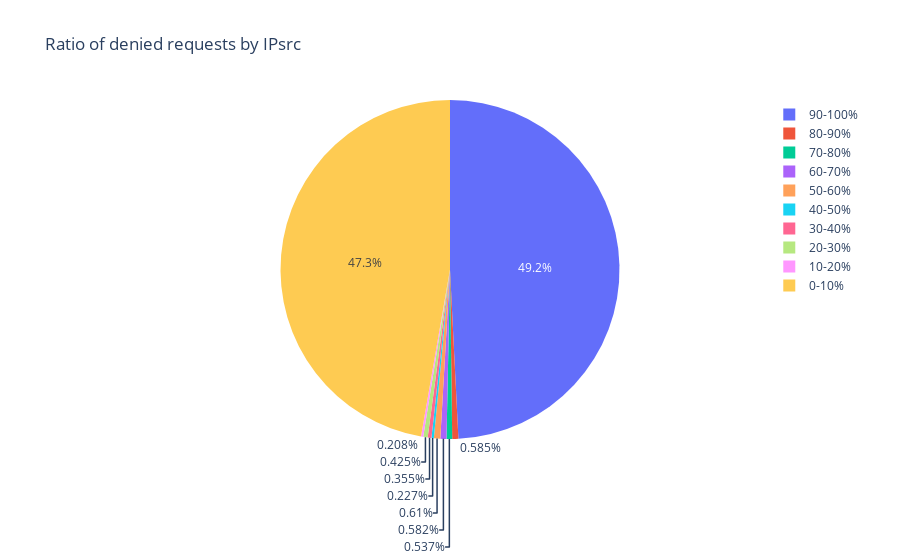

Write notebook code for a chart like this one.
### Code cell
px.pie(ratio_count, values='count', names='class', title='Ratio of denied requests by IPsrc', category_orders={'class': ['90-100%', '80-90%', '70-80%', '60-70%', '50-60%', '40-50%', '30-40%', '20-30%', '10-20%', '0-10%']})

### Figure 1 — Plotly figure (JSON) as saved in the notebook; plotly's stock layout.template omitted (floating-point values rounded to 4 significant figures; data arrays with more than 128 entries replaced by an {"elided": "..."} marker saying what was removed)
{"data": [{"direction": "clockwise", "domain": {"x": [0, 1], "y": [0, 1]}, "hovertemplate": "class=%{label}<br>count=%{value}<extra></extra>", "labels": {"elided": "267 str values"}, "legendgroup": "", "name": "", "showlegend": true, "sort": false, "type": "pie", "values": {"elided": "267 int values"}}], "layout": {"legend": {"tracegroupgap": 0}, "title": {"text": "Ratio of denied requests by IPsrc"}}}
